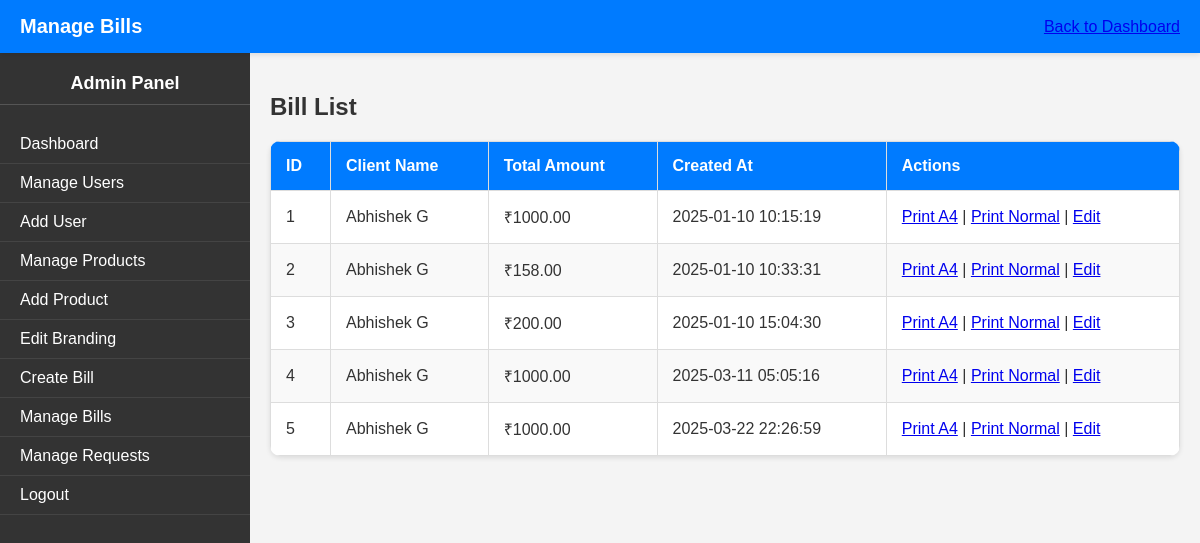
The app's page /php/admin/manage_bills.php (signed in) with its own data.
### tables this page shows
CREATE TABLE `bills` (
  `id` int(11) NOT NULL,
  `client_id` int(11) NOT NULL,
  `total` decimal(10,2) NOT NULL,
  `status` enum('pending','paid','cancelled') DEFAULT 'pending',
  `created_at` timestamp NOT NULL DEFAULT current_timestamp(),
  `updated_at` timestamp NOT NULL DEFAULT current_timestamp() ON UPDATE current_timestamp()
);

CREATE TABLE `users` (
  `id` int(11) NOT NULL,
  `name` varchar(100) NOT NULL,
  `email` varchar(100) NOT NULL,
  `password` varchar(255) NOT NULL,
  `role` enum('admin','client') NOT NULL,
  `status` enum('active','inactive') DEFAULT 'active',
  `created_at` timestamp NOT NULL DEFAULT current_timestamp(),
  `updated_at` timestamp NOT NULL DEFAULT current_timestamp() ON UPDATE current_timestamp()
);

### php/admin/manage_bills.php (the view, shortened to what this page needs)
<?php
require_once '../../config/database.php';
$stmt = $pdo->query("SELECT b.id, u.name AS client_name, b.total, b.created_at FROM bills b INNER JOIN users u ON b.client_id = u.id");
$bills = $stmt->fetchAll(PDO::FETCH_ASSOC);
?>
<!DOCTYPE html>
<html lang="en">
<head>
    <link rel="stylesheet" href="../../assets/css/admin.css">
</head>
<body>
    <div class="dashboard">
        <header class="dashboard-header">
            <h1>Manage Bills</h1>
            <a href="dashboard.php" class="back-btn">Back to Dashboard</a>
        </header>
        <?php include 'sidebar.php'; ?>
        <main class="dashboard-content">
            <h2>Bill List</h2>
            <table class="bill-table">
                <thead>
                    <tr>
                        <th>ID</th>
                        <th>Client Name</th>
                        <th>Total Amount</th>
                        <th>Created At</th>
                        <th>Actions</th>
                    </tr>
                </thead>
                <tbody>
                    <?php foreach ($bills as $bill): ?>
                        <tr>
                            <td><?= htmlspecialchars($bill['id']) ?></td>
                            <td><?= htmlspecialchars($bill['client_name']) ?></td>
                            <td>₹<?= htmlspecialchars($bill['total']) ?></td>
                            <td><?= htmlspecialchars($bill['created_at']) ?></td>
                            <td>
                                <a href="../../php/bills/print_a4.php?id=<?= $bill['id'] ?>">Print A4</a> |
                                <a href="../../php/bills/print_normal.php?id=<?= $bill['id'] ?>">Print Normal</a> |
                                <a href="edit_bill.php?id=<?= $bill['id'] ?>" class="edit-link">Edit</a>
                            </td>
                        </tr>
                    <?php endforeach; ?>
                </tbody>
            </table>
        </main>
    </div>
</body>
</html>

### assets/css/admin.css (style rules this page uses)
body { font-family: Arial, sans-serif; margin: 0; padding: 0; box-sizing: border-box; background-color: #f4f4f4; color: #333; }
.dashboard-header { background-color: #007bff; color: white; padding: 15px 20px; display: flex; justify-content: space-between; align-items: center; position: sticky; top: 0; z-index: 1000; box-shadow: 0 2px 5px rgba(0, 0, 0, 0.1); }
.dashboard-header h1 { margin: 0; font-size: 20px; }
.dashboard-content { margin-left: 250px; padding: 20px; background-color: #f4f4f4; min-height: 100vh; }
table { width: 100%; border-collapse: collapse; margin-top: 20px; background-color: white; border-radius: 10px; overflow: hidden; box-shadow: 0 2px 5px rgba(0, 0, 0, 0.1); }
table th, table td { padding: 15px; border: 1px solid #ddd; text-align: left; }
table th { background-color: #007bff; color: white; font-weight: bold; }
table tr:nth-child(even) { background-color: #f9f9f9; }

### records on screen
bills: id "1", client.name "Abhishek G", total "1000.00", created_at "2025-01-10 10:15:19"
bills: id "2", client.name "Abhishek G", total "158.00", created_at "2025-01-10 10:33:31"
bills: id "3", client.name "Abhishek G", total "200.00", created_at "2025-01-10 15:04:30"
bills: id "4", client.name "Abhishek G", total "1000.00", created_at "2025-03-11 05:05:16"
bills: id "5", client.name "Abhishek G", total "1000.00", created_at "2025-03-22 22:26:59"
